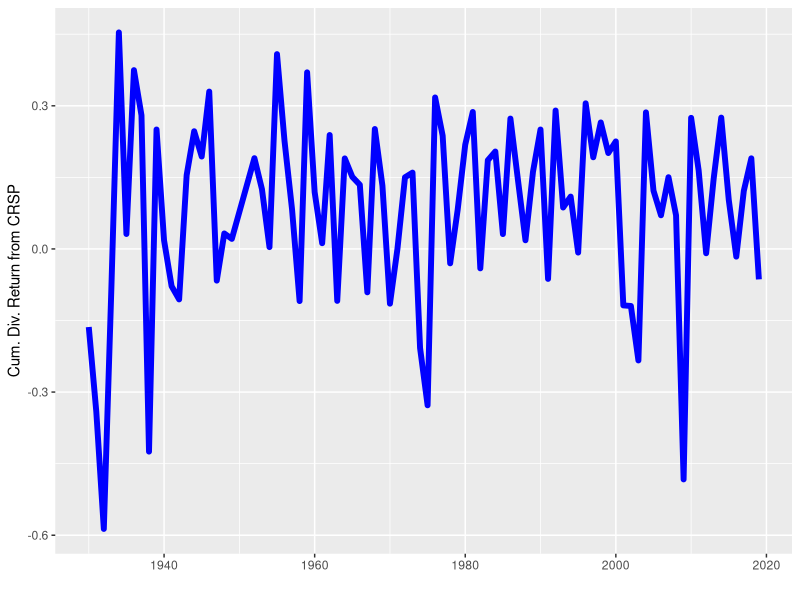
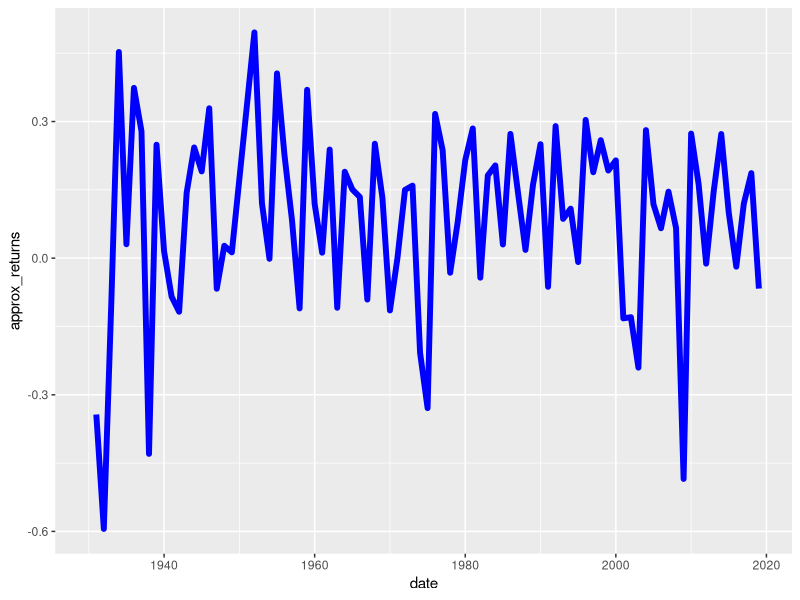
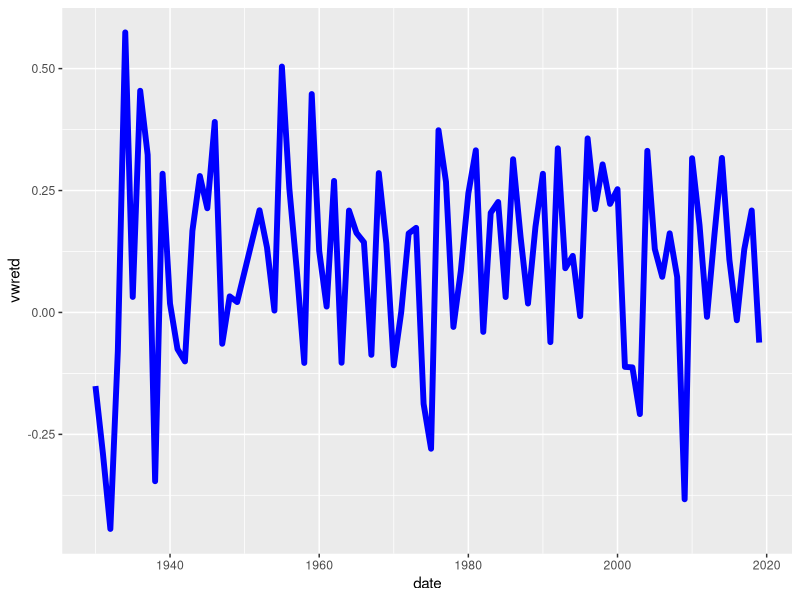
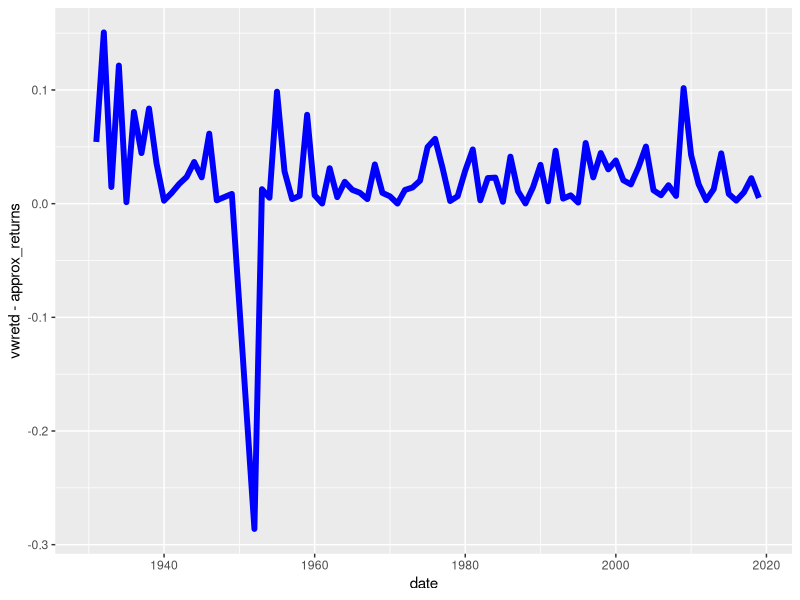

These charts were generated, in order, by the following R code:
########################################################
# 5. Campbell Shiller Approx and VAR implied estimates #
########################################################
library(ggplot2)
stock_data <- read.csv("../data/data_annual.csv", stringsAsFactors = F)
stock_data$date <- as.Date(stock_data$date, format = "%Y-%m-%d")

campbell_shiller_approx <- function(k, rho, prices, dividends){
  # k0: constant determined by mean of dividend yield
  # k1: constant determined by mean of dividend yield
  # prices: vector of prices from CRSP
  # dividends: vecotr of dividends from CRSP
  # return: the approximation for cum dividend return from t to t + 1
  n <- length(prices)
  pt1 <- log(prices[2:n]); pt <- log(prices[1:(n-1)])
  dt1 <- log(dividends[2:n]); dt <- log(dividends[1:(n-1)])
  return(k + rho * pt1 + (1-rho)* dt1 - pt)
}


ggplot(data = stock_data, aes(x = date, y = log(1+stock_data$vwretd)))+
  geom_line(color = "blue", size = 2) + 
  labs(x = "", y = "Cum. Div. Return from CRSP")


rho <- 1 / (1 + exp(mean(stock_data$div_yield)))
k <- -log(rho) - (1-rho)*log(1/rho - 1)                        
stock_data$approx_returns <- c(NA,campbell_shiller_approx(k = k, rho = rho, prices = stock_data$prices, dividends = stock_data$dividends))

ggplot(data = stock_data, aes(x = date, y = approx_returns))+
  geom_line(color = "blue", size = 2) 
ggplot(data = stock_data, aes(x = date, y = vwretd))+
  geom_line(color = "blue", size = 2) 

ggplot(data = stock_data, aes(x = date, y = vwretd - approx_returns))+
  geom_line(color = "blue", size = 2) 

cor(x = stock_data$vwretd[-1], y = stock_data$approx_returns[-1])
mean((stock_data$vwretd[-1] - stock_data$approx_returns[-1])^2)
